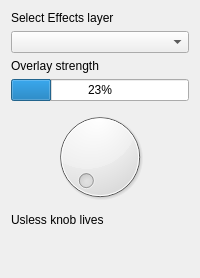
       <widget class="QWidget" name="VEffects">
        <attribute name="title">
         <string>Effects</string>
        </attribute>
        <layout class="QVBoxLayout" name="verticalLayout_9">
         <item>
          <widget class="QLabel" name="VEffectsLabel3">
           <property name="text">
            <string>Select Effects layer</string>
           </property>
          </widget>
         </item>
         <item>
          <layout class="QGridLayout" name="VEffectsList">
           <item row="1" column="0">
            <widget class="QLabel" name="VEffectsLabel2">
             <property name="text">
              <string>Overlay strength</string>
             </property>
            </widget>
           </item>
           <item row="2" column="0">
            <widget class="QProgressBar" name="VEffectsStrengthIndicator">
             <property name="value">
              <number>23</number>
             </property>
             <property name="format">
              <string notr="true">%p%</string>
             </property>
            </widget>
           </item>
           <item row="5" column="0">
            <widget class="QLabel" name="VEffectsLabel">
             <property name="text">
              <string>Usless knob lives</string>
             </property>
            </widget>
           </item>
           <item row="0" column="0">
            <widget class="QComboBox" name="VEffectsDropdown"/>
           </item>
           <item row="3" column="0">
            <widget class="QDial" name="VEffectsDial"/>
           </item>
          </layout>
         </item>
         <item>
          <spacer name="verticalSpacer_9">
           <property name="orientation">
            <enum>Qt::Orientation::Vertical</enum>
           </property>
           <property name="sizeHint" stdset="0">
            <size>
             <width>20</width>
             <height>40</height>
            </size>
           </property>
          </spacer>
         </item>
        </layout>
       </widget>
